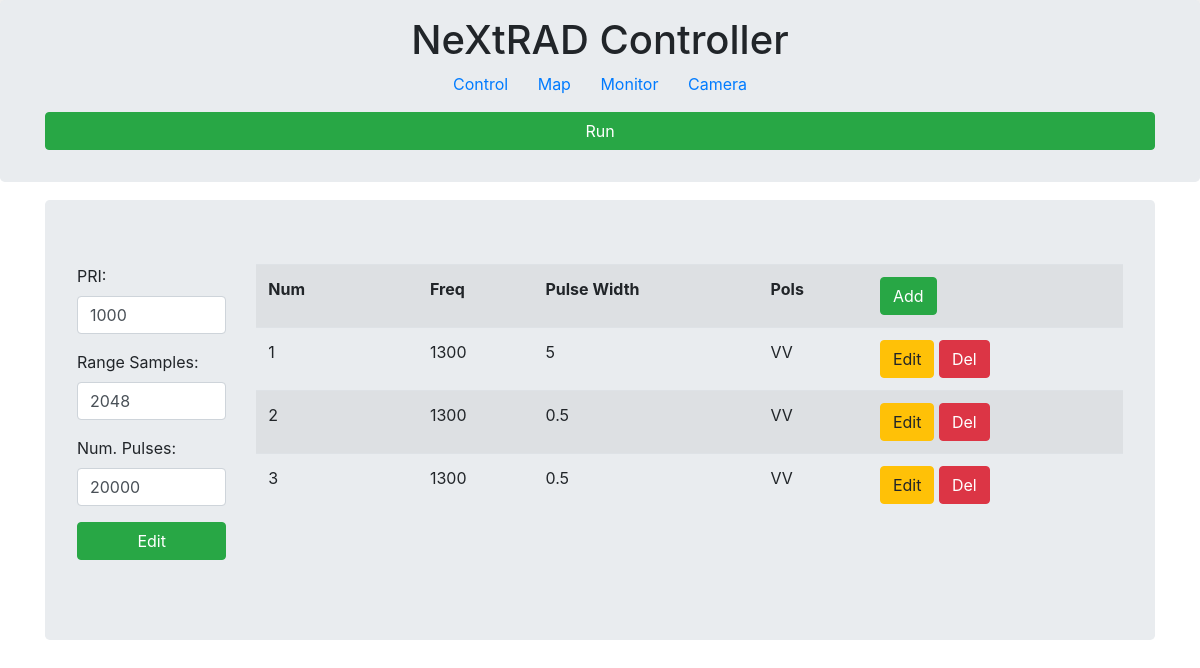
/control, run on an earlier commit of the app's database.
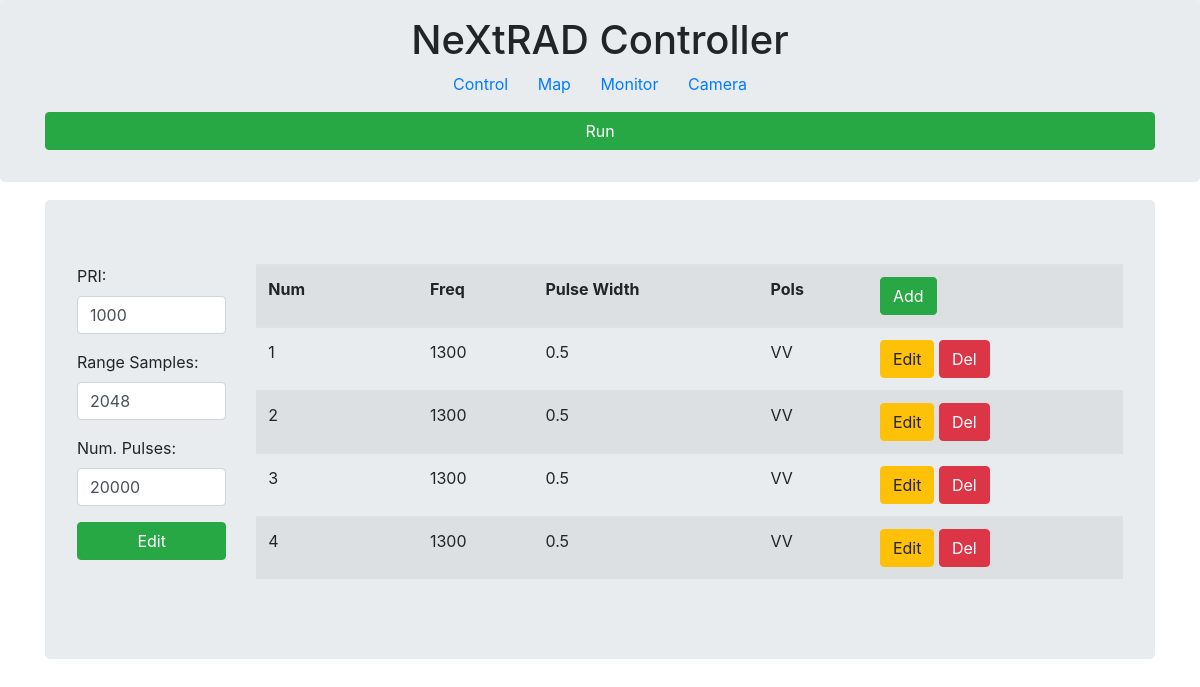
And on a later commit of the database.
### app/models.py (models this page shows, shortened)
class RadarParameters(db.Model):
    id = db.Column(db.Integer, primary_key=True)
    pri = db.Column(db.String(128))
    num_pulse = db.Column(db.String(128))
    range_samples = db.Column(db.String(128))

class Pulse(db.Model):
    id = db.Column(db.Integer, primary_key=True)
    frequency = db.Column(db.String(128))
    polarisation = db.Column(db.String(128))
    pulse_width = db.Column(db.String(128))
    pri = db.Column(db.String(128))

### app/routes.py (the view)
@app.route('/',methods=['GET','POST'])
@app.route('/control',methods=['GET','POST'])
def index():
    pulses = Pulse.query.all()
    defaults=tables.pulse_defaults.defaults
    radar_params={'pri':str(tables.radar_params.pri),'num_pulse':str(tables.radar_params.num_pulse),'range_samples':str(tables.radar_params.range_samples)}
    return render_template('control.html', title='Control',pulses=pulses,defaults=defaults,radar_params=radar_params)

### app/routes.py (called while the page is built)
@app.context_processor
def utility_functions():
    def print_in_console(message):
        print(str(message))
    return dict(mdebug=print_in_console)

### app/templates/control.html (shortened to what this page needs)
{% extends 'base.html' %}
{% block body %}
{% include '_editable.html' %}
{% endblock %}

### app/templates/base.html (shortened to what this page needs)
<!DOCTYPE html>
<html lang="en">
<head>
    <link rel="stylesheet" href="https://stackpath.bootstrapcdn.com/bootstrap/4.4.1/css/bootstrap.min.css">
</head>
<body>
{% block body %} {% endblock %}
</body>
</html>

### app/templates/header.html (shortened to what this page needs)
{% extends 'base.html' %}
{% block body %}
<div class='header'>
<div  class="jumbotron p-3">
            <div class="well text-center">
                <h1>NeXtRAD Controller</h1>
                <a class="active" href="{{ url_for('index') }}">&ensp; Control &ensp;  </a>
                <a class="active" href="{{ url_for('map') }}">&ensp; Map &ensp;   </a>
                <a class="active" href="{{ url_for('connection') }}">&ensp; Monitor &ensp;  </a>
                <a class="active" href="{{ url_for('video') }}">&ensp; Camera &ensp;   </a>
            </div>
            <div class='container'>
                <div class="row">
                <div class="col-md-12">
                <div class='vertical-center'>
                        <form action="{{ url_for('run') }}" method="post">
                            <input type=submit class="btn btn-success btn-block" value="Run">
                        </form>
                </div></div></div>
            </div>
</div>
</div>
{% endblock %}

### app/templates/_editable.html (shortened to what this page needs)
{% extends 'base.html' %}
{% block body %}
<div class='page__content-container'>
<div class="container">
    <div class="jumbotron">
        <div class="row">
            <div class="col-md-2">
                <form action="{{ url_for('submit_pulse_params') }}" method="post">
                    <div class="form-group">
                        <label>PRI:</label>
                        <input type="number" class="form-control" name="pri" required="1" value="{{ radar_params.pri }}" placeholder="{{ radar_params.pri }}">
                    </div>
                    <div class="form-group">
                        <label>Range Samples:</label>
                        <input type="number" class="form-control" name="range_samples" required="1" value="{{ radar_params.range_samples }}" placeholder="{{ radar_params.range_samples }}">
                    </div>
                    <div class="form-group">
                        <label>Num. Pulses:</label>
                        <input type="number" class="form-control" name="num_pulse" required="1" value="{{ radar_params.num_pulse }}" placeholder="{{ radar_params.num_pulse }}">
                    </div>
                    <div class="form-group">
                        <input type=submit class="btn btn-success btn-block" value='Edit'>
                    </div>
                </form>
            </div>
            <div class="col-md-10">
                <table class="table table-hover table-striped">
                    <tr>
                        <th>Num<th>
                        <th>Freq</th>
                        <th>Pulse Width</th>
                        <th>Pols</th>
                        <th><button type="button"  class="btn btn-success"
                            data-toggle="modal" data-target="#mymodal">Add</button></th>
                    </tr>
                    {% for row in pulses %}
                        <tr>
                            <td>{{ loop.index }}<td></td>
                            <td>{{row.frequency}}</td>
                            <td>{{row.pulse_width}}</td>
                            <td>{{row.polarisation}}</td>
                            <td>
                                <a href="/update/{{row.id}}" class="btn btn-warning btn-xs" data-toggle="modal" data-target="#modaledit{{row.id}}">Edit</a>
                                <a href="/delete/{{row.id}}" class="btn btn-danger btn-xs" onclick="return confirm('Are You Sure To Delete ?')">Del</a>
                            </td>
                        </tr>
                        </div>
                    {% endfor %}
                </div>
            </div>
{% endblock %}

### app/templates/header.html (style rules this page uses)
.header { position: fixed; top: 0; left: 0; width: 100%; height: 88px; z-index: 10; background: #eeeeee; -webkit-box-shadow: 0 7px 8px rgba(0, 0, 0, 0.12); -moz-box-shadow: 0 7px 8px rgba(0, 0, 0, 0.12); box-shadow: 0 7px 8px rgba(0, 0, 0, 0.12); }

### app/templates/_editable.html (style rules this page uses)
.page__content-container { margin-top: 200px; }

What changed in the data, as far as the page shows it:
removed Pulse: frequency "1300", pulse_width "5", polarisation "VV"
added Pulse: frequency "1300", pulse_width "0.5", polarisation "VV"
added Pulse: frequency "1300", pulse_width "0.5", polarisation "VV"
